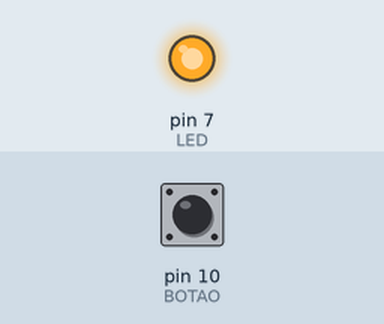
Simulated run of this sketch. Board: Arduino Uno, built with avr-gcc and run on an emulated ATmega328P. On the bench: output pins drawn as LEDs (lit = HIGH). The test bench sets the inputs (shaded band); at power-on: pin 10 (BOTAO) LOW.

Above: at 1.2 s.
1.3 s: pin 10 (BOTAO) pulled HIGH for 0.15 s
At 1.37 s:
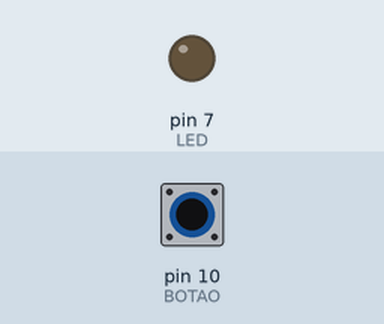
2.9 s: pin 10 (BOTAO) pulled HIGH for 3.2 s
At 6.6 s:
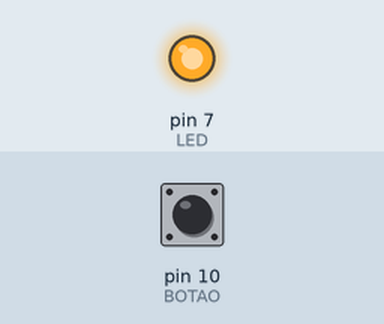
Timing chart, 0 to 8.1 s (numbered marks = the images above; inputs shaded):
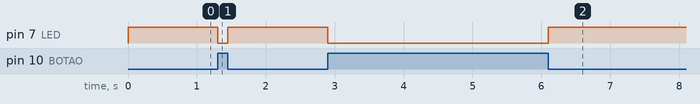

Measured:
- after the input at 1.3 s, pin 7 (LED): HIGH → LOW at once, → HIGH 0.15 s later
- after the input at 2.9 s, pin 7 (LED): HIGH → LOW at once, → HIGH 3.2 s later

The sketch:

botaocomresistorACENDE_LED.ino
```cpp
#define BOTAO 10
#define LED   7

void setup()
{
  pinMode(LED, OUTPUT);
  pinMode(BOTAO, INPUT);

  //ativa o resistor pull-up
  digitalWrite (BOTAO, LOW);
  }

  void loop()
{
  if (digitalRead(BOTAO) == HIGH)
      digitalWrite(LED, LOW);
  else
      digitalWrite(LED, HIGH);
}
```
